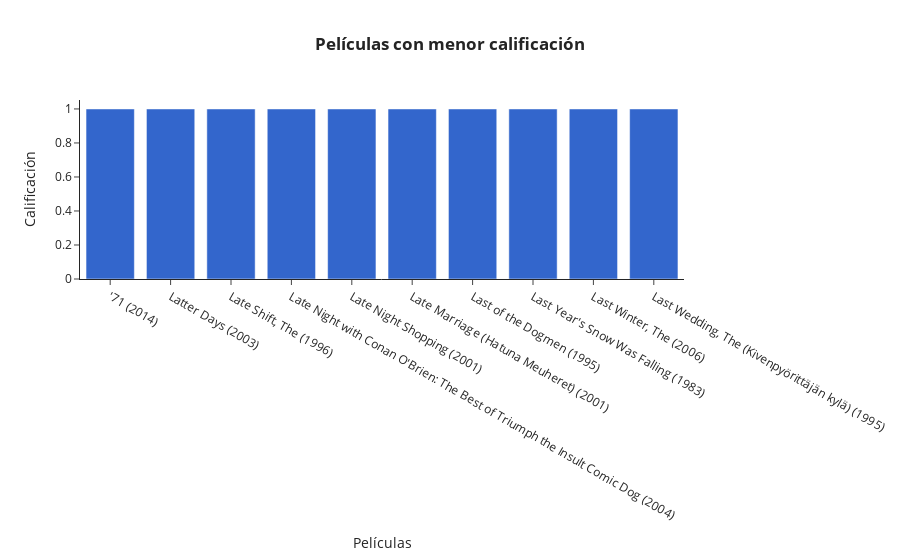

Write notebook code for a chart like this one.
### Code cell
# ¿Cuáles son las películas con menor calificación?
base = movie_ratings.groupby(['title'])[['rating']].count().sort_values('rating', ascending = True).reset_index().head(10)

# Gráfica
fig = px.bar(base, x = 'title', y='rating',
             title= '<b>Películas con menor calificación<b>',
             color_discrete_sequence=px.colors.qualitative.G10)

# Agrear etiquetas a las barras
fig.update_layout(
    xaxis_title = 'Películas',
    yaxis_title = 'Calificación',
    template = 'simple_white',
    title_x = 0.5)

fig.show()

### Figure 1 — Plotly figure (JSON) as saved in the notebook; plotly's stock layout.template omitted (floating-point values rounded to 4 significant figures)
{"data": [{"alignmentgroup": "True", "hovertemplate": "title=%{x}<br>rating=%{y}<extra></extra>", "legendgroup": "", "marker": {"color": "#3366CC", "pattern": {"shape": ""}}, "name": "", "offsetgroup": "", "orientation": "v", "showlegend": false, "textposition": "auto", "type": "bar", "x": ["'71 (2014)", "Latter Days (2003)", "Late Shift, The (1996)", "Late Night with Conan O'Brien: The Best of Triumph the Insult Comic Dog (2004)", "Late Night Shopping (2001)", "Late Marriage (Hatuna Meuheret) (2001)", "Last of the Dogmen (1995)", "Last Year's Snow Was Falling (1983)", "Last Winter, The (2006)", "Last Wedding, The (Kivenpyörittäjän kylä) (1995)"], "xaxis": "x", "y": [1, 1, 1, 1, 1, 1, 1, 1, 1, 1], "yaxis": "y"}], "layout": {"barmode": "relative", "legend": {"tracegroupgap": 0}, "title": {"text": "<b>Películas con menor calificación<b>", "x": 0.5}, "xaxis": {"anchor": "y", "domain": [0, 1], "title": {"text": "Películas"}}, "yaxis": {"anchor": "x", "domain": [0, 1], "title": {"text": "Calificación"}}}}
